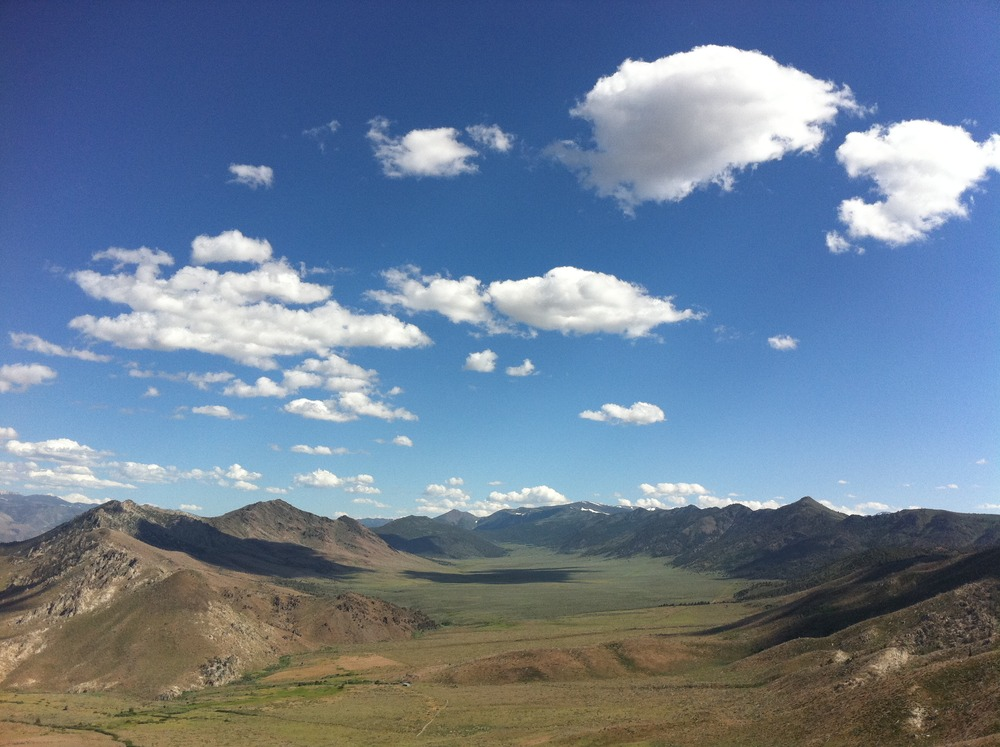
%> input picture 01-ADAS/00-matlab-101-advanced/19-image-processing-toolbox/img.jpg, 1000 x 747 px
$ octave image_processing_toolbox.m   (GNU Octave 9; MATLAB toolbox functions it lacks are replaced by stand-ins)
%> lines starting %> are read from the running program, lines starting %| are printed output that depends on the picture
% Image Processing Toolbox Demo in MATLAB

% Step 1: Load an image from your file system
imagePath = 'img.jpg';
originalImage = imread(imagePath);
%> originalImage is the input picture: size 747x1000x3 uint8; mean R, G, B 106.7, 125.6, 148.9

% Step 2: Display the original image
subplot(2, 2, 1);
imshow(originalImage);
title('Original Image');

% Step 3: Convert the image to grayscale
grayImage = rgb2gray(originalImage);
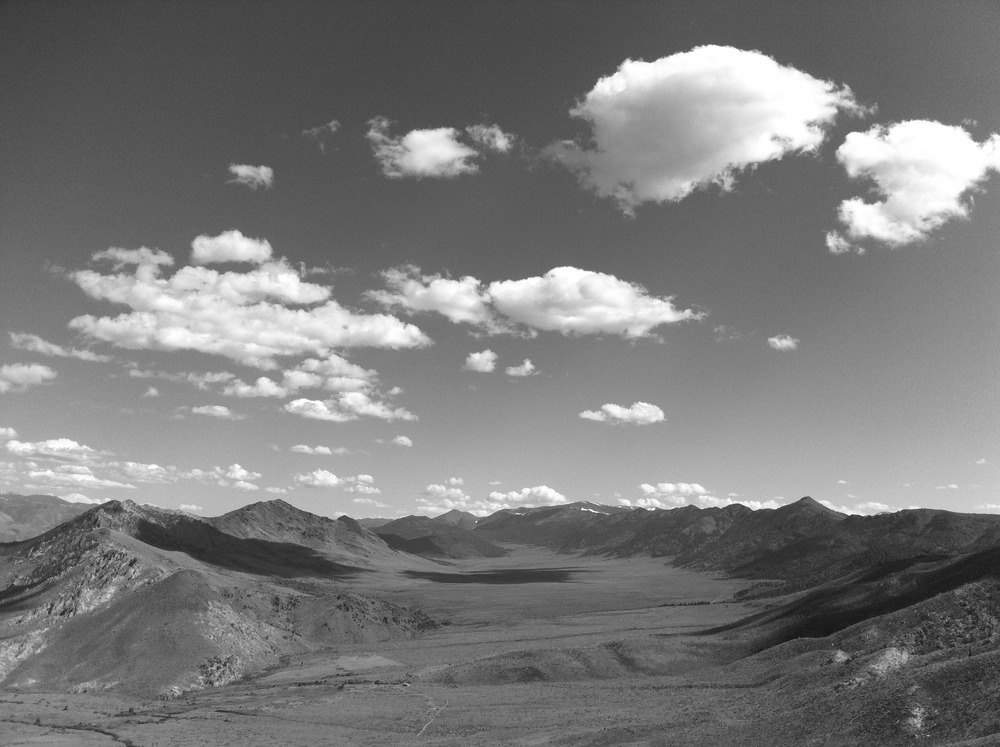
%> grayImage: size 747x1000 uint8; min 17, max 255, mean 122.6

% Step 4: Display the grayscale image
subplot(2, 2, 2);
imshow(grayImage);
title('Grayscale Image');

% Step 5: Apply Gaussian smoothing to the image
% This helps reduce noise.
smoothedImage = imgaussfilt(grayImage, 2); % 2 is the standard deviation.

% Step 6: Display the smoothed image
subplot(2, 2, 3);
imshow(smoothedImage);
title('Smoothed Image');

% Step 7: Perform edge detection using the Canny method
% Adjust the threshold values as needed.
edges = edge(smoothedImage, 'Canny', [0.1 0.2]);
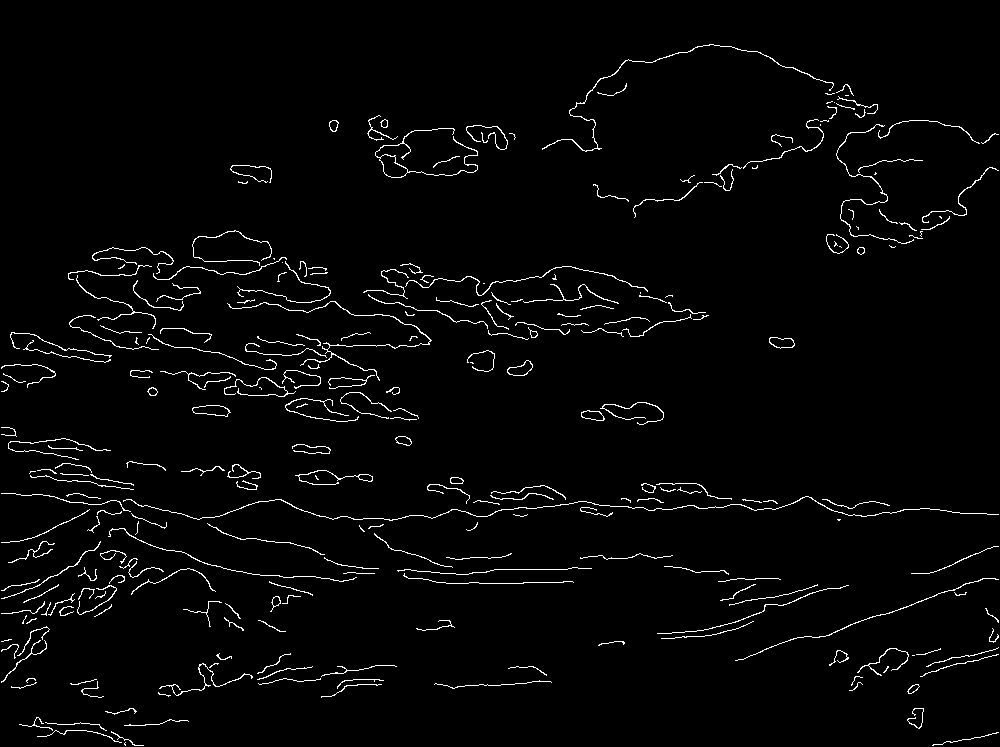
%> edges: size 747x1000 logical; 2.5% white in thin lines or dots

% Step 8: Display the edges detected in the image
subplot(2, 2, 4);
imshow(edges);
title('Edge Detection');

% Display the final result
suptitle('Image Processing Toolbox Demo');

% You can also save the processed image if needed:
% imwrite(edges, 'edge_image.jpg');

% You may need to adjust the parameters and methods based on your specific image and processing goals.
